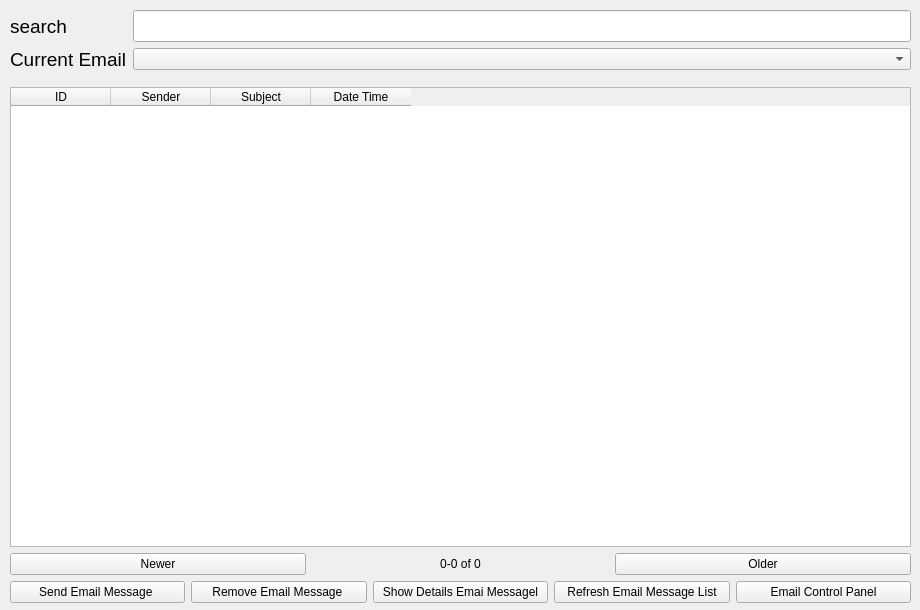
<?xml version="1.0" encoding="UTF-8"?>
<ui version="4.0">
 <class>MainWindow</class>
 <widget class="QMainWindow" name="MainWindow">
  <property name="geometry">
   <rect>
    <x>0</x>
    <y>0</y>
    <width>920</width>
    <height>610</height>
   </rect>
  </property>
  <property name="minimumSize">
   <size>
    <width>920</width>
    <height>610</height>
   </size>
  </property>
  <property name="maximumSize">
   <size>
    <width>920</width>
    <height>610</height>
   </size>
  </property>
  <property name="windowTitle">
   <string>Email Message Management</string>
  </property>
  <widget class="QWidget" name="centralwidget">
   <widget class="QWidget" name="verticalLayoutWidget">
    <property name="geometry">
     <rect>
      <x>10</x>
      <y>10</y>
      <width>901</width>
      <height>593</height>
     </rect>
    </property>
    <layout class="QVBoxLayout" name="verticalLayout">
     <item>
      <layout class="QFormLayout" name="formLayout_3">
       <item row="0" column="0">
        <widget class="QLabel" name="label">
         <property name="font">
          <font>
           <pointsize>14</pointsize>
          </font>
         </property>
         <property name="text">
          <string>search</string>
         </property>
        </widget>
       </item>
       <item row="0" column="1">
        <widget class="QLineEdit" name="line_edit_search">
         <property name="font">
          <font>
           <pointsize>15</pointsize>
          </font>
         </property>
        </widget>
       </item>
       <item row="1" column="1">
        <widget class="QComboBox" name="combo_box_current_email"/>
       </item>
       <item row="1" column="0">
        <widget class="QLabel" name="label_2">
         <property name="font">
          <font>
           <pointsize>14</pointsize>
          </font>
         </property>
         <property name="text">
          <string>Current Email</string>
         </property>
        </widget>
       </item>
      </layout>
     </item>
     <item>
      <layout class="QVBoxLayout" name="verticalLayout_2">
       <item>
        <widget class="QTableWidget" name="table_widget_email_message_list">
         <property name="minimumSize">
          <size>
           <width>0</width>
           <height>460</height>
          </size>
         </property>
         <property name="maximumSize">
          <size>
           <width>16777215</width>
           <height>460</height>
          </size>
         </property>
         <column>
          <property name="text">
           <string>ID</string>
          </property>
         </column>
         <column>
          <property name="text">
           <string>Sender</string>
          </property>
         </column>
         <column>
          <property name="text">
           <string>Subject</string>
          </property>
         </column>
         <column>
          <property name="text">
           <string>Date Time</string>
          </property>
         </column>
        </widget>
       </item>
       <item>
        <layout class="QHBoxLayout" name="horizontalLayout_2">
         <item>
          <widget class="QPushButton" name="btn_newer_email">
           <property name="text">
            <string>Newer</string>
           </property>
          </widget>
         </item>
         <item>
          <widget class="QLabel" name="label_number_page_email">
           <property name="text">
            <string>0-0 of 0</string>
           </property>
           <property name="alignment">
            <set>Qt::AlignCenter</set>
           </property>
          </widget>
         </item>
         <item>
          <widget class="QPushButton" name="btn_older_email">
           <property name="text">
            <string>Older</string>
           </property>
          </widget>
         </item>
        </layout>
       </item>
       <item>
        <layout class="QHBoxLayout" name="horizontalLayout">
         <item>
          <widget class="QPushButton" name="btn_send_email">
           <property name="text">
            <string>Send Email Message </string>
           </property>
          </widget>
         </item>
         <item>
          <widget class="QPushButton" name="btn_remove_email">
           <property name="text">
            <string>Remove Email Message </string>
           </property>
          </widget>
         </item>
         <item>
          <widget class="QPushButton" name="btn_show_details_email">
           <property name="text">
            <string>Show Details Emai Messagel</string>
           </property>
          </widget>
         </item>
         <item>
          <widget class="QPushButton" name="btn_refresh_email_list">
           <property name="text">
            <string>Refresh Email Message List</string>
           </property>
          </widget>
         </item>
         <item>
          <widget class="QPushButton" name="btn_show_email_control_panel">
           <property name="text">
            <string>Email Control Panel</string>
           </property>
          </widget>
         </item>
        </layout>
       </item>
      </layout>
     </item>
    </layout>
   </widget>
  </widget>
 </widget>
 <resources/>
 <connections/>
</ui>
